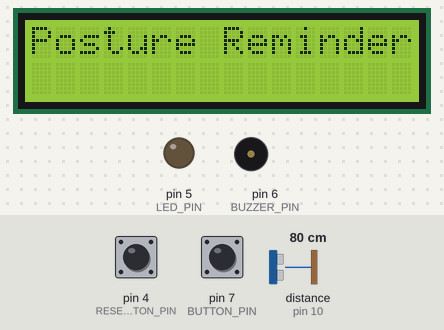
Simulated run of this sketch. Board: Arduino Uno, built with avr-gcc and run on an emulated ATmega328P. On the bench: 16×2 character LCD, output pins drawn as LEDs (lit = HIGH), buzzer (waves = sounding, pin HIGH). The test bench sets the inputs (shaded band); at power-on: pin 7 (BUTTON_PIN) HIGH, pin 4 (RESET_BUTTON_PIN) HIGH, distance to the obstacle (sensor on pin 10) 80 cm. The echo pulse lasts 58.3 µs per cm; pins used as bus, display or sensor lines are not drawn; what the sketch prints to the serial monitor is not drawn.

Above: at 3.2 s.
3.3 s: pin 7 (BUTTON_PIN) pulled LOW for 0.25 s
At 4.3 s:
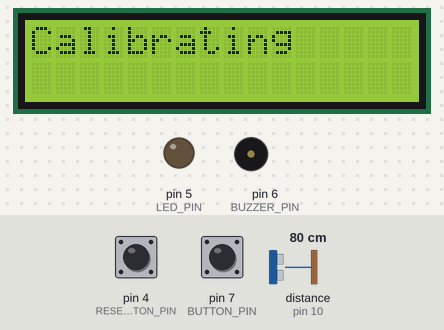
At 15.3 s:
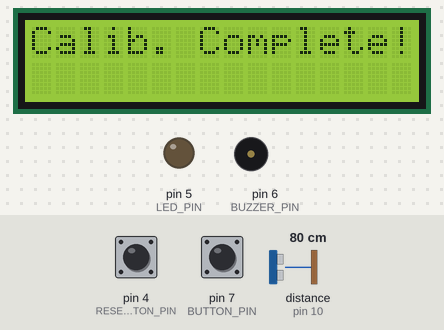
Timing chart, 0 to 16.8 s (numbered marks = the images above; inputs shaded):
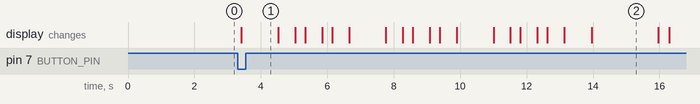

The sketch:

PostureChecker.ino
```cpp
#include <Wire.h>
#include <LiquidCrystal_I2C.h>

#define TRIG_PIN 9
#define ECHO_PIN 10
#define BUZZER_PIN 6
#define LED_PIN 5
#define BUTTON_PIN 7
#define RESET_BUTTON_PIN 4

LiquidCrystal_I2C lcd(0x27, 16, 2);

float goodPostureDistance = 0;
const int minDistance = 10;
const int maxDistance = 150;
const int readingsToAverage = 20;
const int buzzerOnTime = 1000;
const int buzzerOffTime = 3000;
unsigned long lastBuzzTime = 0;

bool calibrated = false;
bool awaitingCalibration = true;

long smoothedDistance = -1;

void setup()
{
    pinMode(TRIG_PIN, OUTPUT);
    pinMode(ECHO_PIN, INPUT);
    pinMode(BUZZER_PIN, OUTPUT);
    pinMode(LED_PIN, OUTPUT);
    pinMode(BUTTON_PIN, INPUT_PULLUP);
    pinMode(RESET_BUTTON_PIN, INPUT_PULLUP);

    Serial.begin(9600);
    lcd.init();
    lcd.backlight();
    lcd.setCursor(0, 0);
    lcd.print("Posture Reminder");
    delay(2000);
    lcd.clear();
}

long getSmoothedDistance()
{
    long readings[readingsToAverage];
    int valid = 0;

    for (int i = 0; i < readingsToAverage; i++)
    {
        digitalWrite(TRIG_PIN, LOW);
        delayMicroseconds(5);
        digitalWrite(TRIG_PIN, HIGH);
        delayMicroseconds(10);
        digitalWrite(TRIG_PIN, LOW);

        long duration = pulseIn(ECHO_PIN, HIGH, 50000);
        long distance = duration * 0.034 / 2;

        if (distance >= minDistance && distance <= maxDistance)
        {
            readings[valid++] = distance;
        }
        delay(10);
    }

    if (valid == 0)
        return -1;

    for (int i = 0; i < valid - 1; i++)
    {
        for (int j = i + 1; j < valid; j++)
        {
            if (readings[i] > readings[j])
            {
                long temp = readings[i];
                readings[i] = readings[j];
                readings[j] = temp;
            }
        }
    }

    if (valid % 2 == 0)
    {
        return (readings[valid / 2 - 1] + readings[valid / 2]) / 2;
    }
    else
    {
        return readings[valid / 2];
    }
}

void calibratePosture()
{
    lcd.clear();
    lcd.setCursor(0, 0);
    lcd.print("Calibrating");

    long total = 0;
    int count = 0;
    int dots = 0;
    unsigned long start = millis();

    while (millis() - start < 10000)
    {
        long d = getSmoothedDistance();
        if (d != -1)
        {
            total += d;
            count++;
        }

        lcd.setCursor(12, 0);
        for (int i = 0; i < dots; i++)
            lcd.print(".");
        dots = (dots + 1) % 4;
        delay(500);
        lcd.setCursor(12, 0);
        lcd.print("   ");
    }

    if (count > 0)
    {
        goodPostureDistance = total / count;
        lcd.clear();
        lcd.setCursor(0, 0);
        lcd.print("Calib. Complete!");
        delay(2000);
        lcd.clear();
        calibrated = true;
        awaitingCalibration = false;
    }
    else
    {
        lcd.clear();
        lcd.setCursor(0, 0);
        lcd.print("Calib Failed");
        delay(2000);
        lcd.clear();
    }
}

void resetCalibration()
{
    lcd.clear();
    lcd.setCursor(0, 0);
    lcd.print("Resetting...");
    Serial.println("Resetting...");

    digitalWrite(BUZZER_PIN, LOW);
    digitalWrite(LED_PIN, LOW);

    calibrated = false;
    awaitingCalibration = true;

    delay(1000);
    lcd.clear();
    lcd.setCursor(0, 0);
    lcd.print("Posture Reminder");
    delay(2000);
    lcd.clear();
}

void loop()
{
    static bool lastButtonState = HIGH;
    bool currentButtonState = digitalRead(BUTTON_PIN);
    bool currentResetButtonState = digitalRead(RESET_BUTTON_PIN);

    if (lastButtonState == HIGH && currentButtonState == LOW && awaitingCalibration)
    {
        calibratePosture();
    }

    if (currentResetButtonState == LOW && calibrated)
    {
        resetCalibration();
    }

    lastButtonState = currentButtonState;

    if (!calibrated)
    {
        lcd.clear();
        lcd.setCursor(0, 0);
        lcd.print("Posture Reminder");
        delay(200);
        return;
    }

    long distance = getSmoothedDistance();
    if (distance != -1)
    {
        smoothedDistance = distance;
    }

    lcd.clear();

    if (smoothedDistance != -1)
    {
        lcd.setCursor(0, 0);
        lcd.print("Dist: ");
        lcd.print(smoothedDistance);
        lcd.print(" cm");
        //leaning forward                                //leaning backward
        if (smoothedDistance < goodPostureDistance - 5 || smoothedDistance > goodPostureDistance + 100)
        {
            lcd.setCursor(0, 1);
            lcd.print("Bad Posture!");
            digitalWrite(LED_PIN, HIGH);

            if (millis() - lastBuzzTime >= buzzerOffTime)
            {
                digitalWrite(BUZZER_PIN, HIGH);
                lastBuzzTime = millis();
            }

            if (millis() - lastBuzzTime >= buzzerOnTime)
            {
                digitalWrite(BUZZER_PIN, LOW);
            }

            Serial.println("⚠️ BAD POSTURE");
        }

        else if (smoothedDistance >= goodPostureDistance - 5 && smoothedDistance <= goodPostureDistance - 2)
        {
            lcd.setCursor(0, 1);
            lcd.print("Slouching...");
            digitalWrite(LED_PIN, HIGH);

            if (millis() - lastBuzzTime >= buzzerOffTime)
            {
                digitalWrite(BUZZER_PIN, HIGH);
                lastBuzzTime = millis();
            }

            if (millis() - lastBuzzTime >= buzzerOnTime)
            {
                digitalWrite(BUZZER_PIN, LOW);
            }

            Serial.println("⚠️ SLOUCHING");
        }

        else
        {
            lcd.setCursor(0, 1);
            lcd.print("Good posture :)");
            digitalWrite(LED_PIN, LOW);
            digitalWrite(BUZZER_PIN, LOW);
            Serial.println("✅ GOOD POSTURE");
        }
    }

    delay(400);
}
```

PostureChecker.cpp
```cpp
#include <Wire.h>
#include <LiquidCrystal_I2C.h>

#define TRIG_PIN 9
#define ECHO_PIN 10
#define BUZZER_PIN 6
#define LED_PIN 5
#define BUTTON_PIN 7
#define RESET_BUTTON_PIN 4

LiquidCrystal_I2C lcd(0x27, 16, 2);

float goodPostureDistance = 0;
const int minDistance = 10;
const int maxDistance = 150;
const int readingsToAverage = 20;
const int buzzerOnTime = 1000;
const int buzzerOffTime = 3000;
unsigned long lastBuzzTime = 0;

bool calibrated = false;
bool awaitingCalibration = true;

long smoothedDistance = -1;

void setup()
{
    pinMode(TRIG_PIN, OUTPUT);
    pinMode(ECHO_PIN, INPUT);
    pinMode(BUZZER_PIN, OUTPUT);
    pinMode(LED_PIN, OUTPUT);
    pinMode(BUTTON_PIN, INPUT_PULLUP);
    pinMode(RESET_BUTTON_PIN, INPUT_PULLUP);

    Serial.begin(9600);
    lcd.init();
    lcd.backlight();
    lcd.setCursor(0, 0);
    lcd.print("Posture Reminder");
    delay(2000);
    lcd.clear();
}

long getSmoothedDistance()
{
    long readings[readingsToAverage];
    int valid = 0;

    for (int i = 0; i < readingsToAverage; i++)
    {
        digitalWrite(TRIG_PIN, LOW);
        delayMicroseconds(5);
        digitalWrite(TRIG_PIN, HIGH);
        delayMicroseconds(10);
        digitalWrite(TRIG_PIN, LOW);

        long duration = pulseIn(ECHO_PIN, HIGH, 50000);
        long distance = duration * 0.034 / 2;

        if (distance >= minDistance && distance <= maxDistance)
        {
            readings[valid++] = distance;
        }
        delay(10);
    }

    if (valid == 0)
        return -1;

    for (int i = 0; i < valid - 1; i++)
    {
        for (int j = i + 1; j < valid; j++)
        {
            if (readings[i] > readings[j])
            {
                long temp = readings[i];
                readings[i] = readings[j];
                readings[j] = temp;
            }
        }
    }

    if (valid % 2 == 0)
    {
        return (readings[valid / 2 - 1] + readings[valid / 2]) / 2;
    }
    else
    {
        return readings[valid / 2];
    }
}

void calibratePosture()
{
    lcd.clear();
    lcd.setCursor(0, 0);
    lcd.print("Calibrating");

    long total = 0;
    int count = 0;
    int dots = 0;
    unsigned long start = millis();

    while (millis() - start < 10000)
    {
        long d = getSmoothedDistance();
        if (d != -1)
        {
            total += d;
            count++;
        }

        lcd.setCursor(12, 0);
        for (int i = 0; i < dots; i++)
            lcd.print(".");
        dots = (dots + 1) % 4;
        delay(500);
        lcd.setCursor(12, 0);
        lcd.print("   ");
    }

    if (count > 0)
    {
        goodPostureDistance = total / count;
        lcd.clear();
        lcd.setCursor(0, 0);
        lcd.print("Calib. Complete!");
        delay(2000);
        lcd.clear();
        calibrated = true;
        awaitingCalibration = false;
    }
    else
    {
        lcd.clear();
        lcd.setCursor(0, 0);
        lcd.print("Calib Failed");
        delay(2000);
        lcd.clear();
    }
}

void resetCalibration()
{
    lcd.clear();
    lcd.setCursor(0, 0);
    lcd.print("Resetting...");
    Serial.println("Resetting...");

    digitalWrite(BUZZER_PIN, LOW);
    digitalWrite(LED_PIN, LOW);

    calibrated = false;
    awaitingCalibration = true;

    delay(1000);
    lcd.clear();
    lcd.setCursor(0, 0);
    lcd.print("Posture Reminder");
    delay(2000);
    lcd.clear();
}

void loop()
{
    static bool lastButtonState = HIGH;
    bool currentButtonState = digitalRead(BUTTON_PIN);
    bool currentResetButtonState = digitalRead(RESET_BUTTON_PIN);

    if (lastButtonState == HIGH && currentButtonState == LOW && awaitingCalibration)
    {
        calibratePosture();
    }

    if (currentResetButtonState == LOW && calibrated)
    {
        resetCalibration();
    }

    lastButtonState = currentButtonState;

    if (!calibrated)
    {
        lcd.clear();
        lcd.setCursor(0, 0);
        lcd.print("Posture Reminder");
        delay(200);
        return;
    }

    long distance = getSmoothedDistance();
    if (distance != -1)
    {
        smoothedDistance = distance;
    }

    lcd.clear();

    if (smoothedDistance != -1)
    {
        lcd.setCursor(0, 0);
        lcd.print("Dist: ");
        lcd.print(smoothedDistance);
        lcd.print(" cm");
        //leaning forward                                //leaning backward
        if (smoothedDistance < goodPostureDistance - 5 || smoothedDistance > goodPostureDistance + 100)
        {
            lcd.setCursor(0, 1);
            lcd.print("Bad Posture!");
            digitalWrite(LED_PIN, HIGH);

            if (millis() - lastBuzzTime >= buzzerOffTime)
            {
                digitalWrite(BUZZER_PIN, HIGH);
                lastBuzzTime = millis();
            }

            if (millis() - lastBuzzTime >= buzzerOnTime)
            {
                digitalWrite(BUZZER_PIN, LOW);
            }

            Serial.println("⚠️ BAD POSTURE");
        }

        else if (smoothedDistance >= goodPostureDistance - 5 && smoothedDistance <= goodPostureDistance - 2)
        {
            lcd.setCursor(0, 1);
            lcd.print("Slouching...");
            digitalWrite(LED_PIN, HIGH);

            if (millis() - lastBuzzTime >= buzzerOffTime)
            {
                digitalWrite(BUZZER_PIN, HIGH);
                lastBuzzTime = millis();
            }

            if (millis() - lastBuzzTime >= buzzerOnTime)
            {
                digitalWrite(BUZZER_PIN, LOW);
            }

            Serial.println("⚠️ SLOUCHING");
        }

        else
        {
            lcd.setCursor(0, 1);
            lcd.print("Good posture :)");
            digitalWrite(LED_PIN, LOW);
            digitalWrite(BUZZER_PIN, LOW);
            Serial.println("✅ GOOD POSTURE");
        }
    }

    delay(400);
}
```

Measured:
- after the input at 3.3 s, the display: changes after 0.11 s (image 1)
